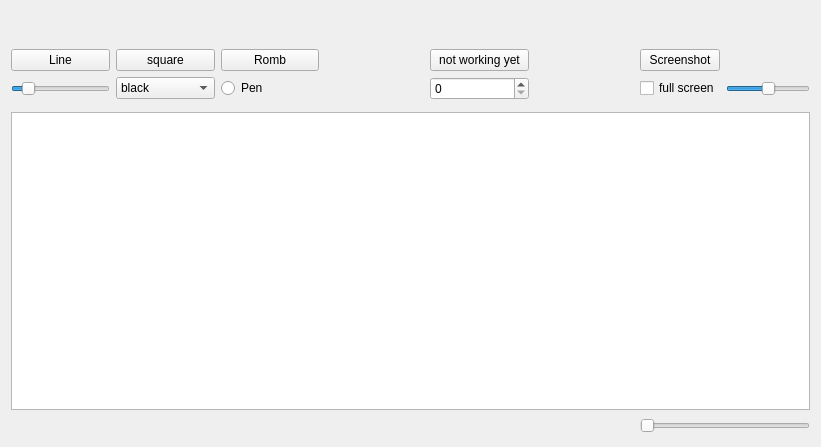
<?xml version="1.0" encoding="UTF-8"?>
<ui version="4.0">
 <class>Widget</class>
 <widget class="QWidget" name="Widget">
  <property name="enabled">
   <bool>true</bool>
  </property>
  <property name="geometry">
   <rect>
    <x>0</x>
    <y>0</y>
    <width>821</width>
    <height>447</height>
   </rect>
  </property>
  <property name="sizePolicy">
   <sizepolicy hsizetype="Expanding" vsizetype="Expanding">
    <horstretch>0</horstretch>
    <verstretch>0</verstretch>
   </sizepolicy>
  </property>
  <property name="cursor">
   <cursorShape>ArrowCursor</cursorShape>
  </property>
  <property name="windowTitle">
   <string>Widget</string>
  </property>
  <layout class="QGridLayout" name="gridLayout_2">
   <item row="8" column="2">
    <spacer name="horizontalSpacer_4">
     <property name="orientation">
      <enum>Qt::Horizontal</enum>
     </property>
     <property name="sizeHint" stdset="0">
      <size>
       <width>40</width>
       <height>20</height>
      </size>
     </property>
    </spacer>
   </item>
   <item row="8" column="0">
    <spacer name="horizontalSpacer_2">
     <property name="orientation">
      <enum>Qt::Horizontal</enum>
     </property>
     <property name="sizeHint" stdset="0">
      <size>
       <width>40</width>
       <height>1</height>
      </size>
     </property>
    </spacer>
   </item>
   <item row="0" column="5" rowspan="6">
    <spacer name="verticalSpacer">
     <property name="orientation">
      <enum>Qt::Vertical</enum>
     </property>
     <property name="sizeType">
      <enum>QSizePolicy::Minimum</enum>
     </property>
     <property name="sizeHint" stdset="0">
      <size>
       <width>0</width>
       <height>40</height>
      </size>
     </property>
    </spacer>
   </item>
   <item row="3" column="0">
    <widget class="QPushButton" name="LineButton">
     <property name="text">
      <string>Line</string>
     </property>
    </widget>
   </item>
   <item row="3" column="4">
    <widget class="QPushButton" name="pushButton">
     <property name="text">
      <string>not working yet</string>
     </property>
    </widget>
   </item>
   <item row="7" column="0" colspan="8">
    <widget class="QGraphicsView" name="graphicsView"/>
   </item>
   <item row="3" column="1">
    <widget class="QPushButton" name="squareButton">
     <property name="text">
      <string>square</string>
     </property>
    </widget>
   </item>
   <item row="0" column="0" colspan="2">
    <spacer name="horizontalSpacer">
     <property name="orientation">
      <enum>Qt::Horizontal</enum>
     </property>
     <property name="sizeHint" stdset="0">
      <size>
       <width>40</width>
       <height>20</height>
      </size>
     </property>
    </spacer>
   </item>
   <item row="4" column="1">
    <widget class="QComboBox" name="comboBox">
     <item>
      <property name="text">
       <string>black</string>
      </property>
     </item>
     <item>
      <property name="text">
       <string>blue</string>
      </property>
     </item>
     <item>
      <property name="text">
       <string>red</string>
      </property>
     </item>
    </widget>
   </item>
   <item row="4" column="2">
    <widget class="QRadioButton" name="radioButton">
     <property name="text">
      <string>Pen</string>
     </property>
    </widget>
   </item>
   <item row="3" column="6">
    <widget class="QPushButton" name="screenshotButton">
     <property name="text">
      <string>Screenshot</string>
     </property>
    </widget>
   </item>
   <item row="4" column="4">
    <widget class="QSpinBox" name="spinBox">
     <property name="maximum">
      <number>99</number>
     </property>
    </widget>
   </item>
   <item row="3" column="2">
    <widget class="QPushButton" name="rombPushButton">
     <property name="text">
      <string>Romb</string>
     </property>
    </widget>
   </item>
   <item row="4" column="6">
    <widget class="QCheckBox" name="fullScreen">
     <property name="text">
      <string>full screen</string>
     </property>
    </widget>
   </item>
   <item row="4" column="0">
    <widget class="QSlider" name="horizontalSlider">
     <property name="sizePolicy">
      <sizepolicy hsizetype="Minimum" vsizetype="Fixed">
       <horstretch>0</horstretch>
       <verstretch>0</verstretch>
      </sizepolicy>
     </property>
     <property name="minimum">
      <number>3</number>
     </property>
     <property name="maximum">
      <number>60</number>
     </property>
     <property name="pageStep">
      <number>0</number>
     </property>
     <property name="sliderPosition">
      <number>10</number>
     </property>
     <property name="tracking">
      <bool>false</bool>
     </property>
     <property name="orientation">
      <enum>Qt::Horizontal</enum>
     </property>
    </widget>
   </item>
   <item row="4" column="7">
    <widget class="QSlider" name="imageScale">
     <property name="sizePolicy">
      <sizepolicy hsizetype="Minimum" vsizetype="Fixed">
       <horstretch>0</horstretch>
       <verstretch>0</verstretch>
      </sizepolicy>
     </property>
     <property name="minimum">
      <number>5</number>
     </property>
     <property name="maximum">
      <number>15</number>
     </property>
     <property name="pageStep">
      <number>1</number>
     </property>
     <property name="sliderPosition">
      <number>10</number>
     </property>
     <property name="tracking">
      <bool>true</bool>
     </property>
     <property name="orientation">
      <enum>Qt::Horizontal</enum>
     </property>
    </widget>
   </item>
   <item row="8" column="1">
    <spacer name="horizontalSpacer_3">
     <property name="orientation">
      <enum>Qt::Horizontal</enum>
     </property>
     <property name="sizeHint" stdset="0">
      <size>
       <width>40</width>
       <height>20</height>
      </size>
     </property>
    </spacer>
   </item>
   <item row="8" column="3">
    <spacer name="horizontalSpacer_5">
     <property name="orientation">
      <enum>Qt::Horizontal</enum>
     </property>
     <property name="sizeHint" stdset="0">
      <size>
       <width>40</width>
       <height>20</height>
      </size>
     </property>
    </spacer>
   </item>
   <item row="8" column="6" colspan="2">
    <widget class="QSlider" name="grahicsViewSize">
     <property name="orientation">
      <enum>Qt::Horizontal</enum>
     </property>
    </widget>
   </item>
   <item row="8" column="4">
    <spacer name="horizontalSpacer_6">
     <property name="orientation">
      <enum>Qt::Horizontal</enum>
     </property>
     <property name="sizeHint" stdset="0">
      <size>
       <width>40</width>
       <height>20</height>
      </size>
     </property>
    </spacer>
   </item>
   <item row="8" column="5">
    <spacer name="horizontalSpacer_7">
     <property name="orientation">
      <enum>Qt::Horizontal</enum>
     </property>
     <property name="sizeHint" stdset="0">
      <size>
       <width>40</width>
       <height>20</height>
      </size>
     </property>
    </spacer>
   </item>
  </layout>
 </widget>
 <layoutdefault spacing="6" margin="11"/>
 <resources/>
 <connections/>
</ui>
